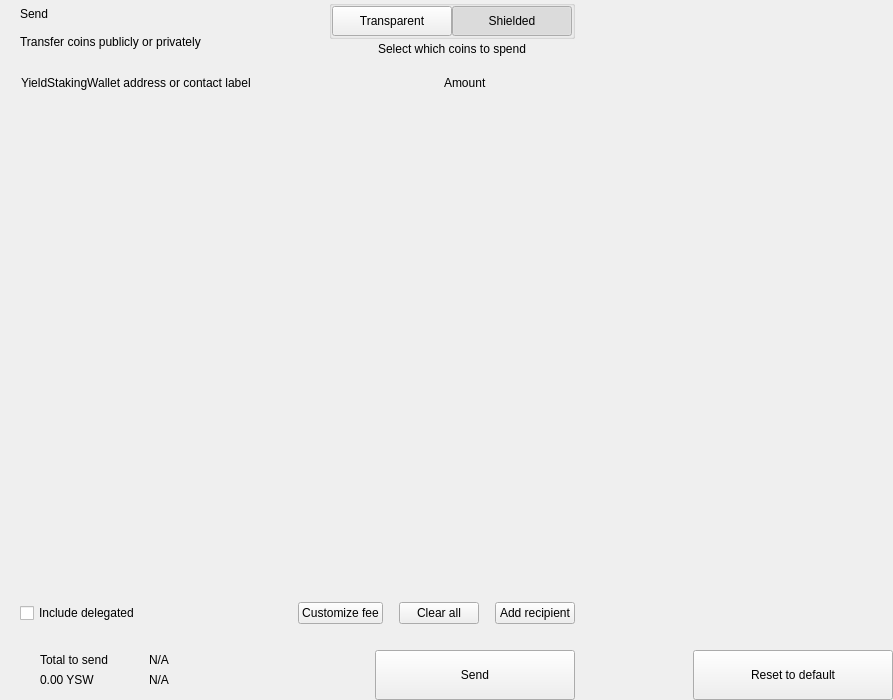
<?xml version="1.0" encoding="UTF-8"?>
<ui version="4.0">
 <class>send</class>
 <widget class="QWidget" name="send">
  <property name="geometry">
   <rect>
    <x>0</x>
    <y>0</y>
    <width>893</width>
    <height>700</height>
   </rect>
  </property>
  <property name="windowTitle">
   <string>Form</string>
  </property>
  <layout class="QHBoxLayout" name="horizontalLayout_2" stretch="2,1">
   <property name="spacing">
    <number>0</number>
   </property>
   <property name="leftMargin">
    <number>0</number>
   </property>
   <property name="topMargin">
    <number>0</number>
   </property>
   <property name="rightMargin">
    <number>0</number>
   </property>
   <property name="bottomMargin">
    <number>0</number>
   </property>
   <item>
    <widget class="QWidget" name="left" native="true">
     <layout class="QVBoxLayout" name="verticalLayout_3">
      <property name="spacing">
       <number>0</number>
      </property>
      <property name="leftMargin">
       <number>0</number>
      </property>
      <property name="topMargin">
       <number>0</number>
      </property>
      <property name="rightMargin">
       <number>0</number>
      </property>
      <property name="bottomMargin">
       <number>0</number>
      </property>
      <item>
       <layout class="QVBoxLayout" name="verticalLayout_22" stretch="0,0,0,1,0,0,0,0">
        <property name="spacing">
         <number>0</number>
        </property>
        <item>
         <layout class="QHBoxLayout" name="horizontalLayout_3">
          <property name="spacing">
           <number>0</number>
          </property>
          <property name="leftMargin">
           <number>20</number>
          </property>
          <property name="rightMargin">
           <number>20</number>
          </property>
          <item>
           <layout class="QVBoxLayout" name="verticalLayout">
            <property name="spacing">
             <number>0</number>
            </property>
            <item>
             <widget class="QLabel" name="labelTitle">
              <property name="text">
               <string>Send</string>
              </property>
              <property name="alignment">
               <set>Qt::AlignLeading|Qt::AlignLeft|Qt::AlignVCenter</set>
              </property>
             </widget>
            </item>
            <item>
             <widget class="QLabel" name="labelSubtitle1">
              <property name="text">
               <string>Transfer coins publicly or privately</string>
              </property>
             </widget>
            </item>
           </layout>
          </item>
          <item>
           <spacer name="horizontalSpacer">
            <property name="orientation">
             <enum>Qt::Horizontal</enum>
            </property>
            <property name="sizeHint" stdset="0">
             <size>
              <width>40</width>
              <height>20</height>
             </size>
            </property>
           </spacer>
          </item>
          <item>
           <layout class="QVBoxLayout" name="verticalLayout_6">
            <property name="spacing">
             <number>3</number>
            </property>
            <item alignment="Qt::AlignHCenter">
             <widget class="QGroupBox" name="groupBox">
              <property name="styleSheet">
               <string notr="true">#groupBox{
padding-top:2px;
}</string>
              </property>
              <property name="title">
               <string/>
              </property>
              <property name="alignment">
               <set>Qt::AlignCenter</set>
              </property>
              <layout class="QHBoxLayout" name="horizontalLayout_4">
               <property name="spacing">
                <number>0</number>
               </property>
               <property name="leftMargin">
                <number>0</number>
               </property>
               <property name="topMargin">
                <number>0</number>
               </property>
               <property name="rightMargin">
                <number>0</number>
               </property>
               <property name="bottomMargin">
                <number>0</number>
               </property>
               <item>
                <widget class="QPushButton" name="pushLeft">
                 <property name="minimumSize">
                  <size>
                   <width>120</width>
                   <height>30</height>
                  </size>
                 </property>
                 <property name="maximumSize">
                  <size>
                   <width>120</width>
                   <height>30</height>
                  </size>
                 </property>
                 <property name="focusPolicy">
                  <enum>Qt::NoFocus</enum>
                 </property>
                 <property name="text">
                  <string>Transparent</string>
                 </property>
                 <property name="checkable">
                  <bool>true</bool>
                 </property>
                 <property name="autoExclusive">
                  <bool>true</bool>
                 </property>
                </widget>
               </item>
               <item>
                <widget class="QPushButton" name="pushRight">
                 <property name="minimumSize">
                  <size>
                   <width>120</width>
                   <height>30</height>
                  </size>
                 </property>
                 <property name="maximumSize">
                  <size>
                   <width>120</width>
                   <height>30</height>
                  </size>
                 </property>
                 <property name="focusPolicy">
                  <enum>Qt::NoFocus</enum>
                 </property>
                 <property name="text">
                  <string>Shielded</string>
                 </property>
                 <property name="checkable">
                  <bool>true</bool>
                 </property>
                 <property name="checked">
                  <bool>true</bool>
                 </property>
                 <property name="autoExclusive">
                  <bool>true</bool>
                 </property>
                </widget>
               </item>
              </layout>
             </widget>
            </item>
            <item alignment="Qt::AlignHCenter|Qt::AlignTop">
             <widget class="QLabel" name="labelSubtitle2">
              <property name="styleSheet">
               <string notr="true"/>
              </property>
              <property name="text">
               <string>Select which coins to spend</string>
              </property>
              <property name="alignment">
               <set>Qt::AlignCenter</set>
              </property>
              <property name="indent">
               <number>0</number>
              </property>
             </widget>
            </item>
           </layout>
          </item>
         </layout>
        </item>
        <item>
         <spacer name="verticalSpacer_2">
          <property name="orientation">
           <enum>Qt::Vertical</enum>
          </property>
          <property name="sizeType">
           <enum>QSizePolicy::Fixed</enum>
          </property>
          <property name="sizeHint" stdset="0">
           <size>
            <width>20</width>
            <height>20</height>
           </size>
          </property>
         </spacer>
        </item>
        <item>
         <layout class="QHBoxLayout" name="horizontalLayout" stretch="6,0,2">
          <property name="spacing">
           <number>0</number>
          </property>
          <property name="leftMargin">
           <number>10</number>
          </property>
          <property name="topMargin">
           <number>0</number>
          </property>
          <property name="rightMargin">
           <number>20</number>
          </property>
          <property name="bottomMargin">
           <number>0</number>
          </property>
          <item>
           <widget class="QLabel" name="labelSubtitleAddress">
            <property name="styleSheet">
             <string notr="true">margin-left:8px;</string>
            </property>
            <property name="text">
             <string>YieldStakingWallet address or contact label</string>
            </property>
           </widget>
          </item>
          <item>
           <spacer name="horizontalSpacer_3">
            <property name="orientation">
             <enum>Qt::Horizontal</enum>
            </property>
            <property name="sizeType">
             <enum>QSizePolicy::Fixed</enum>
            </property>
            <property name="sizeHint" stdset="0">
             <size>
              <width>40</width>
              <height>1</height>
             </size>
            </property>
           </spacer>
          </item>
          <item>
           <widget class="QLabel" name="labelSubtitleAmount">
            <property name="text">
             <string>Amount</string>
            </property>
           </widget>
          </item>
         </layout>
        </item>
        <item>
         <widget class="QScrollArea" name="scrollArea">
          <property name="minimumSize">
           <size>
            <width>0</width>
            <height>350</height>
           </size>
          </property>
          <property name="styleSheet">
           <string notr="true">#scrollArea {
            background:transparent;
            margin-top:10px;
}</string>
          </property>
          <property name="horizontalScrollBarPolicy">
           <enum>Qt::ScrollBarAlwaysOff</enum>
          </property>
          <property name="sizeAdjustPolicy">
           <enum>QAbstractScrollArea::AdjustIgnored</enum>
          </property>
          <property name="widgetResizable">
           <bool>true</bool>
          </property>
          <property name="alignment">
           <set>Qt::AlignLeading|Qt::AlignLeft|Qt::AlignTop</set>
          </property>
          <widget class="QWidget" name="scrollAreaWidgetContents">
           <property name="geometry">
            <rect>
             <x>0</x>
             <y>0</y>
             <width>591</width>
             <height>16</height>
            </rect>
           </property>
           <property name="sizePolicy">
            <sizepolicy hsizetype="Preferred" vsizetype="Maximum">
             <horstretch>0</horstretch>
             <verstretch>0</verstretch>
            </sizepolicy>
           </property>
           <property name="autoFillBackground">
            <bool>false</bool>
           </property>
           <property name="styleSheet">
            <string notr="true">#scrollAreaWidgetContents {
             background:transparent;
             }</string>
           </property>
           <layout class="QVBoxLayout" name="verticalLayout_7">
            <property name="spacing">
             <number>0</number>
            </property>
            <property name="sizeConstraint">
             <enum>QLayout::SetDefaultConstraint</enum>
            </property>
            <property name="leftMargin">
             <number>0</number>
            </property>
            <property name="topMargin">
             <number>0</number>
            </property>
            <property name="rightMargin">
             <number>0</number>
            </property>
            <property name="bottomMargin">
             <number>0</number>
            </property>
           </layout>
          </widget>
         </widget>
        </item>
        <item>
         <spacer name="verticalSpacer_4">
          <property name="orientation">
           <enum>Qt::Vertical</enum>
          </property>
          <property name="sizeType">
           <enum>QSizePolicy::Fixed</enum>
          </property>
          <property name="sizeHint" stdset="0">
           <size>
            <width>20</width>
            <height>20</height>
           </size>
          </property>
         </spacer>
        </item>
        <item>
         <layout class="QHBoxLayout" name="horizontalLayout_20">
          <property name="spacing">
           <number>6</number>
          </property>
          <property name="leftMargin">
           <number>20</number>
          </property>
          <property name="rightMargin">
           <number>20</number>
          </property>
          <item>
           <widget class="QCheckBox" name="checkBoxDelegations">
            <property name="layoutDirection">
             <enum>Qt::LeftToRight</enum>
            </property>
            <property name="text">
             <string>Include delegated</string>
            </property>
           </widget>
          </item>
          <item>
           <spacer name="horizontalSpacer_4">
            <property name="orientation">
             <enum>Qt::Horizontal</enum>
            </property>
            <property name="sizeHint" stdset="0">
             <size>
              <width>10</width>
              <height>20</height>
             </size>
            </property>
           </spacer>
          </item>
          <item>
           <widget class="QPushButton" name="pushButtonFee">
            <property name="focusPolicy">
             <enum>Qt::NoFocus</enum>
            </property>
            <property name="text">
             <string>Customize fee</string>
            </property>
           </widget>
          </item>
          <item>
           <spacer name="horizontalSpacer_11">
            <property name="orientation">
             <enum>Qt::Horizontal</enum>
            </property>
            <property name="sizeType">
             <enum>QSizePolicy::Minimum</enum>
            </property>
            <property name="sizeHint" stdset="0">
             <size>
              <width>10</width>
              <height>20</height>
             </size>
            </property>
           </spacer>
          </item>
          <item>
           <widget class="QPushButton" name="pushButtonClear">
            <property name="focusPolicy">
             <enum>Qt::NoFocus</enum>
            </property>
            <property name="layoutDirection">
             <enum>Qt::RightToLeft</enum>
            </property>
            <property name="text">
             <string>Clear all</string>
            </property>
           </widget>
          </item>
          <item>
           <spacer name="horizontalSpacer_6">
            <property name="orientation">
             <enum>Qt::Horizontal</enum>
            </property>
            <property name="sizeType">
             <enum>QSizePolicy::Fixed</enum>
            </property>
            <property name="sizeHint" stdset="0">
             <size>
              <width>10</width>
              <height>20</height>
             </size>
            </property>
           </spacer>
          </item>
          <item>
           <widget class="QPushButton" name="pushButtonAddRecipient">
            <property name="focusPolicy">
             <enum>Qt::NoFocus</enum>
            </property>
            <property name="text">
             <string>Add recipient</string>
            </property>
           </widget>
          </item>
         </layout>
        </item>
        <item>
         <spacer name="verticalSpacer">
          <property name="orientation">
           <enum>Qt::Vertical</enum>
          </property>
          <property name="sizeType">
           <enum>QSizePolicy::Fixed</enum>
          </property>
          <property name="sizeHint" stdset="0">
           <size>
            <width>20</width>
            <height>16</height>
           </size>
          </property>
         </spacer>
        </item>
        <item>
         <layout class="QHBoxLayout" name="horizontalLayout_7">
          <property name="rightMargin">
           <number>20</number>
          </property>
          <item>
           <layout class="QHBoxLayout" name="horizontalLayout_10">
            <property name="spacing">
             <number>0</number>
            </property>
            <property name="leftMargin">
             <number>8</number>
            </property>
            <item>
             <widget class="QStackedWidget" name="stackedWidget">
              <property name="minimumSize">
               <size>
                <width>0</width>
                <height>60</height>
               </size>
              </property>
              <property name="maximumSize">
               <size>
                <width>16777215</width>
                <height>60</height>
               </size>
              </property>
              <widget class="QWidget" name="page1">
               <layout class="QVBoxLayout" name="verticalLayout_71" stretch="0">
                <property name="spacing">
                 <number>6</number>
                </property>
                <property name="leftMargin">
                 <number>12</number>
                </property>
                <property name="topMargin">
                 <number>0</number>
                </property>
                <property name="rightMargin">
                 <number>0</number>
                </property>
                <property name="bottomMargin">
                 <number>0</number>
                </property>
                <item>
                 <widget class="QWidget" name="coinWidget" native="true">
                  <property name="minimumSize">
                   <size>
                    <width>0</width>
                    <height>60</height>
                   </size>
                  </property>
                  <property name="maximumSize">
                   <size>
                    <width>16777215</width>
                    <height>60</height>
                   </size>
                  </property>
                  <layout class="QHBoxLayout" name="horizontalLayout_9">
                   <property name="spacing">
                    <number>0</number>
                   </property>
                   <property name="leftMargin">
                    <number>20</number>
                   </property>
                   <property name="topMargin">
                    <number>10</number>
                   </property>
                   <property name="rightMargin">
                    <number>20</number>
                   </property>
                   <property name="bottomMargin">
                    <number>10</number>
                   </property>
                   <item>
                    <layout class="QVBoxLayout" name="verticalSend">
                     <property name="spacing">
                      <number>0</number>
                     </property>
                     <item>
                      <widget class="QLabel" name="labelTitleTotalSend">
                       <property name="text">
                        <string>Total to send</string>
                       </property>
                      </widget>
                     </item>
                     <item>
                      <widget class="QLabel" name="labelAmountSend">
                       <property name="text">
                        <string notr="true">0.00 YSW</string>
                       </property>
                      </widget>
                     </item>
                    </layout>
                   </item>
                   <item>
                    <spacer name="horizontalSpacer_9">
                     <property name="orientation">
                      <enum>Qt::Horizontal</enum>
                     </property>
                     <property name="sizeType">
                      <enum>QSizePolicy::Fixed</enum>
                     </property>
                     <property name="sizeHint" stdset="0">
                      <size>
                       <width>20</width>
                       <height>20</height>
                      </size>
                     </property>
                    </spacer>
                   </item>
                   <item>
                    <widget class="QLabel" name="labelLine">
                     <property name="minimumSize">
                      <size>
                       <width>1</width>
                       <height>0</height>
                      </size>
                     </property>
                     <property name="maximumSize">
                      <size>
                       <width>1</width>
                       <height>16777215</height>
                      </size>
                     </property>
                     <property name="text">
                      <string/>
                     </property>
                    </widget>
                   </item>
                   <item>
                    <spacer name="horizontalSpacer_10">
                     <property name="orientation">
                      <enum>Qt::Horizontal</enum>
                     </property>
                     <property name="sizeType">
                      <enum>QSizePolicy::Fixed</enum>
                     </property>
                     <property name="sizeHint" stdset="0">
                      <size>
                       <width>20</width>
                       <height>20</height>
                      </size>
                     </property>
                    </spacer>
                   </item>
                   <item>
                    <layout class="QVBoxLayout" name="verticalRemaining">
                     <property name="spacing">
                      <number>0</number>
                     </property>
                     <item>
                      <widget class="QLabel" name="labelTitleTotalRemaining">
                       <property name="text">
                        <string notr="true">N/A</string>
                       </property>
                      </widget>
                     </item>
                     <item>
                      <widget class="QLabel" name="labelAmountRemaining">
                       <property name="text">
                        <string notr="true">N/A</string>
                       </property>
                      </widget>
                     </item>
                    </layout>
                   </item>
                  </layout>
                 </widget>
                </item>
               </layout>
              </widget>
              <widget class="QWidget" name="page_2"/>
             </widget>
            </item>
           </layout>
          </item>
          <item>
           <spacer name="horizontalSpacer_5">
            <property name="orientation">
             <enum>Qt::Horizontal</enum>
            </property>
            <property name="sizeType">
             <enum>QSizePolicy::Expanding</enum>
            </property>
            <property name="sizeHint" stdset="0">
             <size>
              <width>40</width>
              <height>20</height>
             </size>
            </property>
           </spacer>
          </item>
          <item alignment="Qt::AlignBottom">
           <widget class="QPushButton" name="pushButtonSave">
            <property name="minimumSize">
             <size>
              <width>200</width>
              <height>50</height>
             </size>
            </property>
            <property name="maximumSize">
             <size>
              <width>200</width>
              <height>50</height>
             </size>
            </property>
            <property name="focusPolicy">
             <enum>Qt::NoFocus</enum>
            </property>
            <property name="text">
             <string>Send</string>
            </property>
           </widget>
          </item>
         </layout>
        </item>
       </layout>
      </item>
     </layout>
    </widget>
   </item>
   <item>
    <widget class="QWidget" name="right" native="true">
     <layout class="QVBoxLayout" name="verticalLayout_5">
      <property name="leftMargin">
       <number>0</number>
      </property>
      <property name="topMargin">
       <number>0</number>
      </property>
      <property name="rightMargin">
       <number>0</number>
      </property>
      <property name="bottomMargin">
       <number>0</number>
      </property>
      <item>
       <layout class="QVBoxLayout" name="verticalLayout_4">
        <property name="spacing">
         <number>6</number>
        </property>
        <item>
         <widget class="OptionButton" name="btnCoinControl" native="true">
          <property name="minimumSize">
           <size>
            <width>0</width>
            <height>50</height>
           </size>
          </property>
         </widget>
        </item>
        <item>
         <widget class="OptionButton" name="btnChangeAddress" native="true">
          <property name="minimumSize">
           <size>
            <width>0</width>
            <height>50</height>
           </size>
          </property>
         </widget>
        </item>
        <item>
         <widget class="OptionButton" name="btnUri" native="true">
          <property name="minimumSize">
           <size>
            <width>0</width>
            <height>50</height>
           </size>
          </property>
         </widget>
        </item>
        <item>
         <widget class="OptionButton" name="btnShieldCoins" native="true">
          <property name="minimumSize">
           <size>
            <width>0</width>
            <height>50</height>
           </size>
          </property>
         </widget>
        </item>
        <item>
         <spacer name="verticalSpacer_5">
          <property name="orientation">
           <enum>Qt::Vertical</enum>
          </property>
          <property name="sizeHint" stdset="0">
           <size>
            <width>20</width>
            <height>40</height>
           </size>
          </property>
         </spacer>
        </item>
        <item>
         <layout class="QHBoxLayout" name="horizontalLayout_8">
          <item>
           <spacer name="horizontalSpacer_7">
            <property name="orientation">
             <enum>Qt::Horizontal</enum>
            </property>
            <property name="sizeHint" stdset="0">
             <size>
              <width>40</width>
              <height>20</height>
             </size>
            </property>
           </spacer>
          </item>
          <item>
           <widget class="QPushButton" name="pushButtonReset">
            <property name="minimumSize">
             <size>
              <width>200</width>
              <height>50</height>
             </size>
            </property>
            <property name="maximumSize">
             <size>
              <width>200</width>
              <height>50</height>
             </size>
            </property>
            <property name="focusPolicy">
             <enum>Qt::NoFocus</enum>
            </property>
            <property name="text">
             <string>Reset to default</string>
            </property>
           </widget>
          </item>
         </layout>
        </item>
       </layout>
      </item>
     </layout>
    </widget>
   </item>
  </layout>
 </widget>
 <customwidgets>
  <customwidget>
   <class>OptionButton</class>
   <extends>QWidget</extends>
   <header>qt/yieldstakingwallet/optionbutton.h</header>
   <container>1</container>
  </customwidget>
 </customwidgets>
 <resources/>
 <connections/>
</ui>
